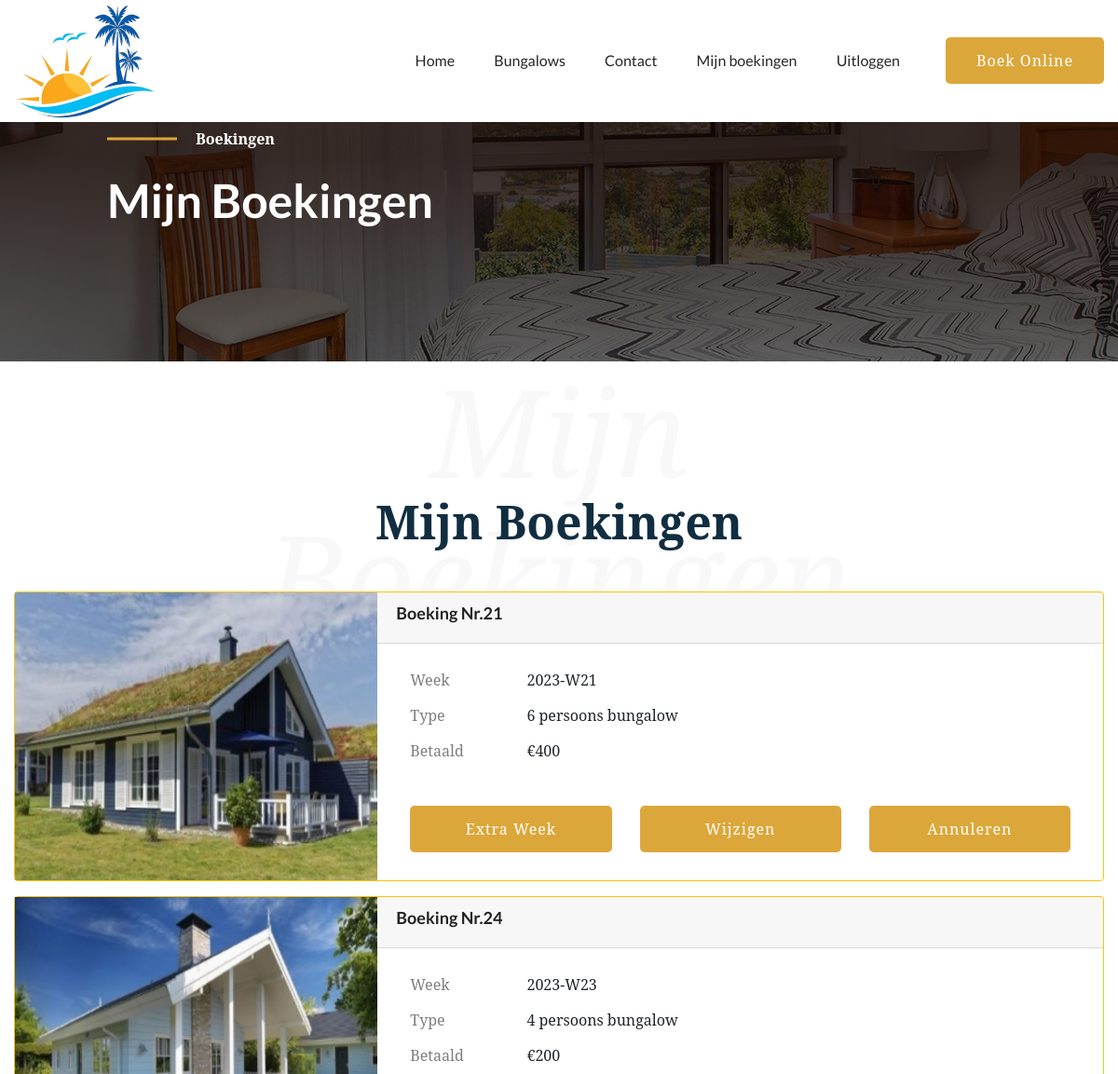
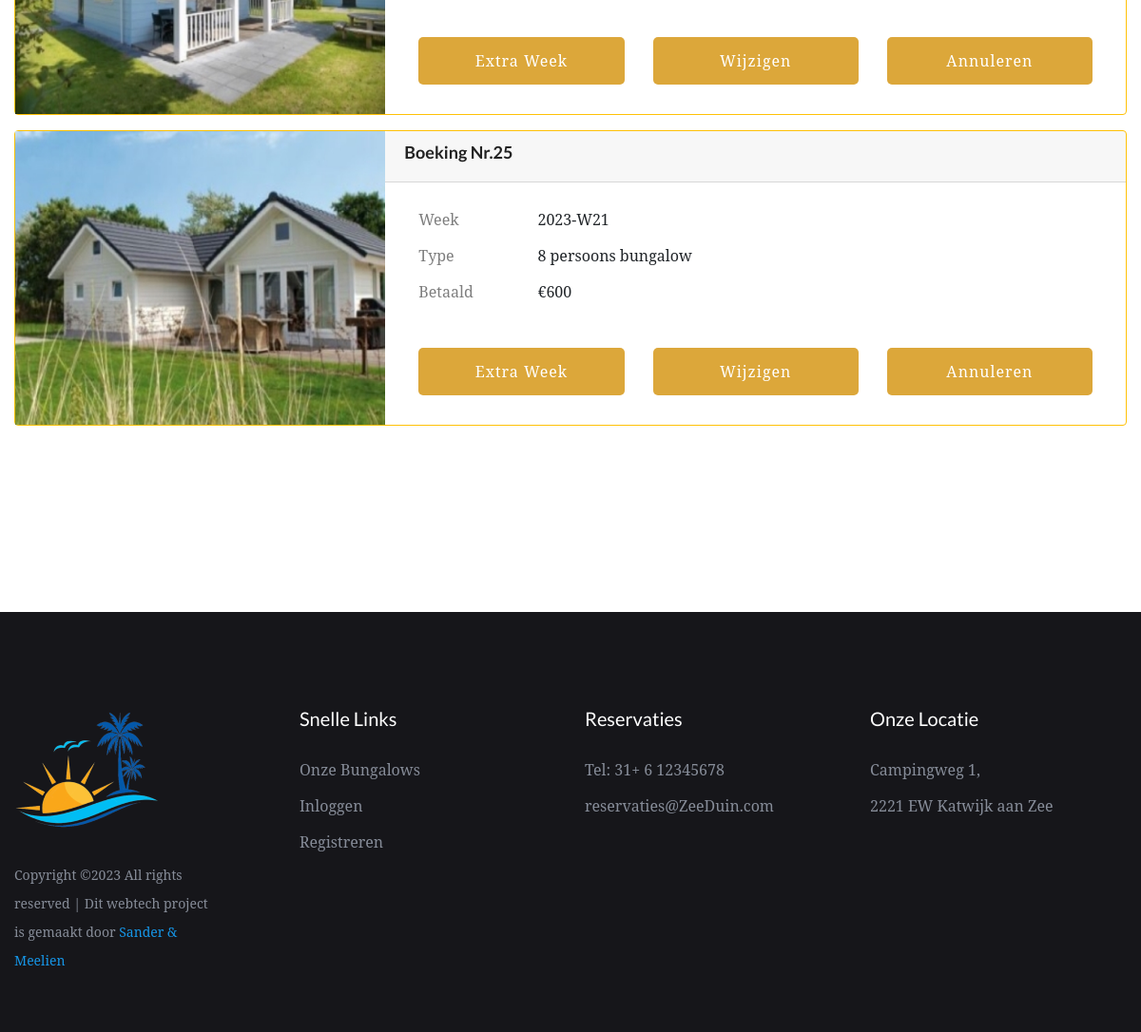
/boekingen (signed in), run on an earlier commit of the app's database (2 pictures, top to bottom).
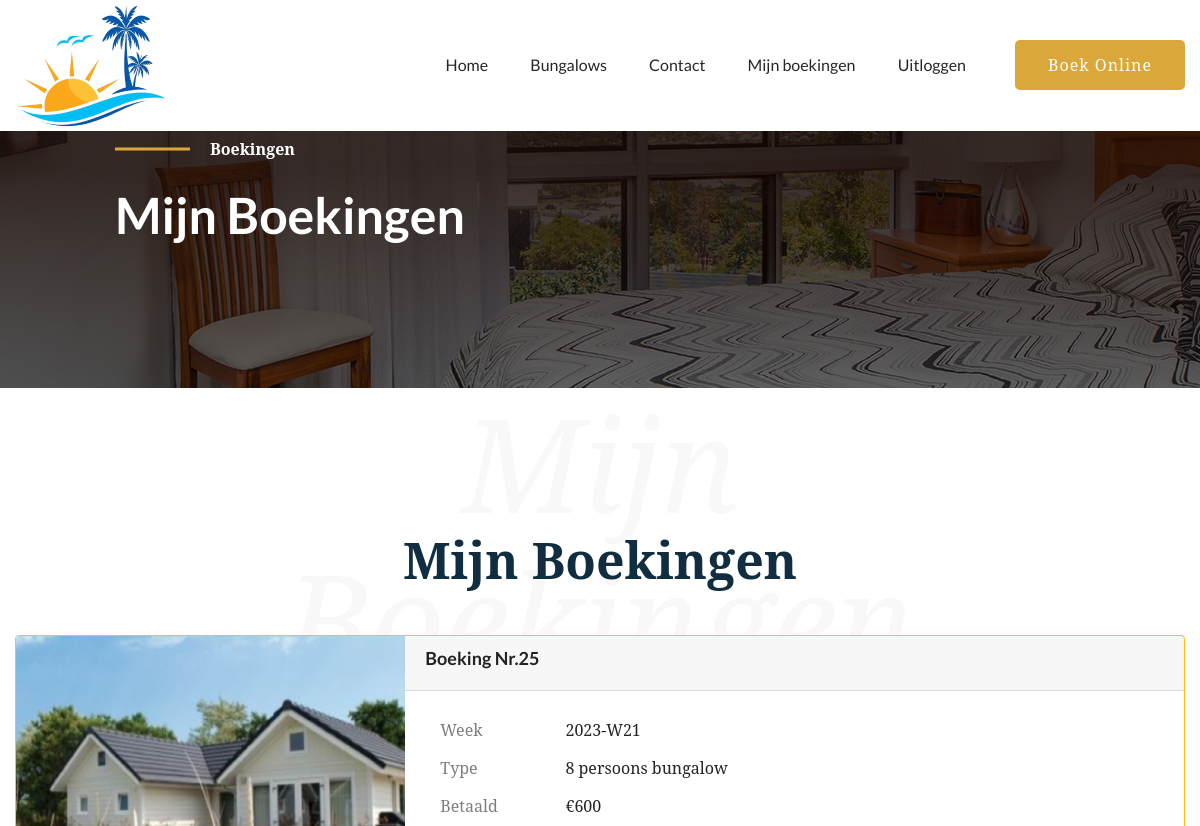
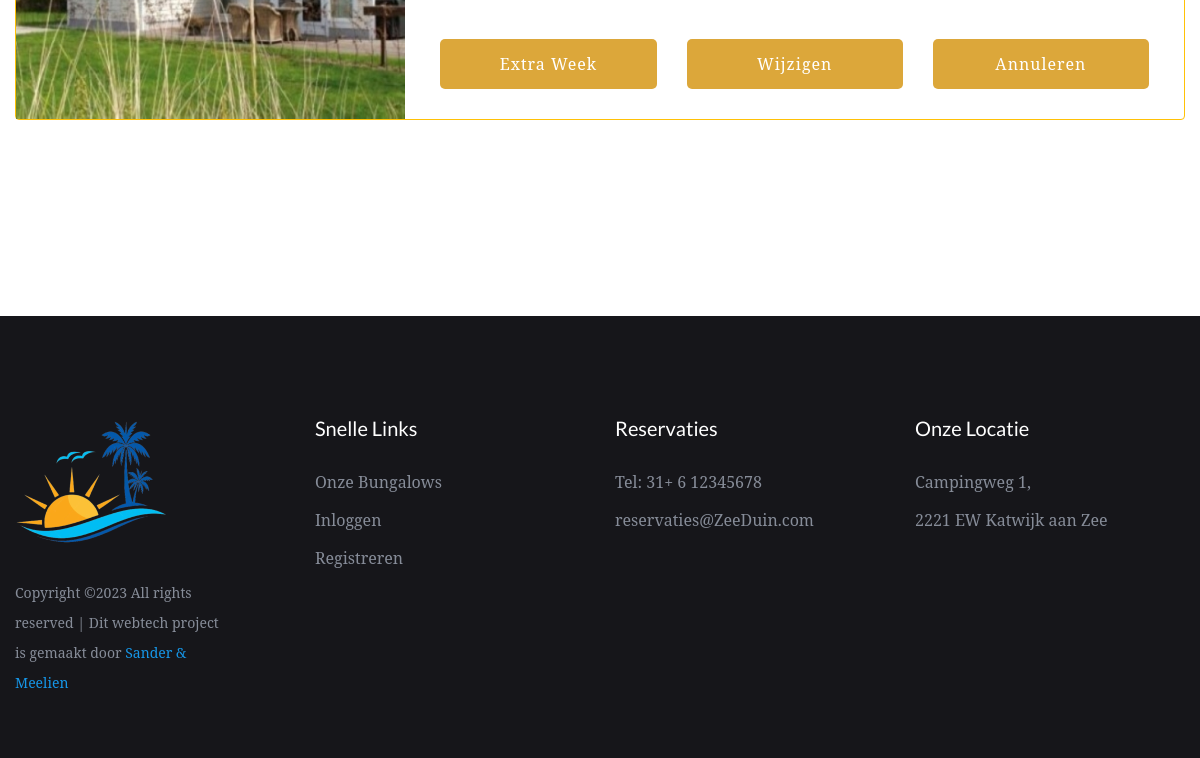
And on a later commit of the database (2 pictures, top to bottom).
### website2/models.py (models this page shows)
class Boekingen(db.Model):
    __tablename__ = 'bookings'
    id = db.Column(db.Integer, primary_key=True)
    week = db.Column(db.Integer, nullable=False) # Not NULL
    customer_id = db.Column(db.Integer, db.ForeignKey('customer.id')) # Foreign key?
    bungalow_id = db.Column(db.Integer, db.ForeignKey('bungalow.id')) # Foreign key?

class Bungalow(db.Model):
    __tablename__ = 'bungalow'
    id = db.Column(db.Integer, primary_key=True)
    name = db.Column(db.Text, nullable = False)
    size = db.Column(db.Integer, nullable = False)
    price = db.Column(db.Integer, nullable = False)
    bookings = db.relationship('Boekingen', backref='bungalow', uselist=False)

### website2/auth.py (the view)
@auth.route('/boekingen')
@login_required
def boekingen():
    results = db.session.execute(db.select(Boekingen, Bungalow)
                                 .filter(Boekingen.bungalow_id == Bungalow.id)
                                 .filter(Boekingen.customer_id == current_user.id)).scalars()
    return render_template("mijnboekingen.html", user=current_user, boekingen=results)

### website2/__init__.py (called while the page is built)
def create_app():
    app = Flask(__name__)
    app.config['SECRET_KEY'] = 'geheimesleutel'
    app.config['SQLALCHEMY_DATABASE_URI'] = f'sqlite:///{DB_NAME}'
    db.init_app(app)
    from .views import views
    from .auth import auth
    app.register_blueprint(views, url_prefix='/')
    app.register_blueprint(auth, url_prefix='/')
    from .models import Klant, Boekingen, Bungalow
    login_manager = LoginManager()
    login_manager.login_view = 'auth.login'
    login_manager.init_app(app)
    @login_manager.user_loader
    def load_klant(id):
        return Klant.query.get(int(id))
    with app.app_context():
        db.create_all()
    return app

### website2/templates/mijnboekingen.html (shortened to what this page needs)
{% extends "base.html" %}
{% block content %}
        <link rel="stylesheet" href="../static/assets/css/bootstrap.min.css">
        <link rel="stylesheet" href="../static/assets/css/owl.carousel.min.css">
        <link rel="stylesheet" href="../static/assets/css/gijgo.css">
        <link rel="stylesheet" href="../static/assets/css/slicknav.css">
        <link rel="stylesheet" href="../static/assets/css/animate.min.css">
        <link rel="stylesheet" href="../static/assets/css/magnific-popup.css">
        <link rel="stylesheet" href="../static/assets/css/fontawesome-all.min.css">
        <link rel="stylesheet" href="../static/assets/css/themify-icons.css">
        <link rel="stylesheet" href="../static/assets/css/themify-icons.css">
        <link rel="stylesheet" href="../static/assets/css/slick.css">
        <link rel="stylesheet" href="../static/assets/css/nice-select.css">
        <link rel="stylesheet" href="../static/assets/css/style.css">
        <link rel="stylesheet" href="../static/assets/css/responsive.css">
   </head>
   <body>
    <div id="preloader-active">
        <div class="preloader d-flex align-items-center justify-content-center">
            <div class="preloader-inner position-relative">
                <div class="preloader-img pere-text">
                    <strong>Boekingen</b>
                </div>
            </div>
        </div>
    </div>
    <main>
        <div class="slider-area">
            <div class="single-slider hero-overly slider-height2 d-flex align-items-center" data-background="../static/assets/img/hero/aboutpage_hero.jpg" >
                <div class="container">
                    <div class="row ">
                        <div class="col-md-11 offset-xl-1 offset-lg-1 offset-md-1">
                            <div class="hero-caption">
                                <span>Boekingen</span>
                                <h2>Mijn Boekingen</h2>
                            </div>
                        </div>
                    </div>
                </div>
            </div>
        </div>
        <section class="room-area r-padding1">
            <div class="container">
                <div class="row justify-content-center">
                    <div class="col-xl-8">
                        <div class="font-back-tittle mb-45">
                            <div class="archivment-front">
                                <h3>Mijn Boekingen</h3>
                            </div>
                            <h3 class="archivment-back">Mijn Boekingen</h3>
                        </div>
                    </div>
                </div>
                {% for boeking in boekingen %}
                <div class="card border-warning mb-3" style="max-width: full-screen;">
                    <div class="row no-gutters">
                      <div class="col-md-4 ">
                        {% if boeking.bungalow.id == 1 %}
                        <img src="../static/boekingcss/img/boeking4.jpg" class="float" alt="image4" height="309.25" width="389">
                        {% elif boeking.bungalow.id == 2 %}
                        <img src="../static/boekingcss/img/boeking6.jpg" class="float" alt="image4" height="309.25" width="389">
                        {% elif boeking.bungalow.id == 3 %}
                        <img src="../static/boekingcss/img/boeking8.jpg" class="float" alt="image4" height="309.25" width="389">
                        {% endif %}
                      </div>
                      <div class="col-md-8">
                        <div class="card-header "><h4><b>Boeking Nr.{{ boeking.id }}</b></h4>
                        </div>
                        <div class="card-body">
                            <div class="container">
                                <div class="mb-3 row ">
                                    <label for="staticEmail" class="col-sm-2 col-form-label">Week</label>
                                    <div class="col-sm-10">
                                      <input type="text" readonly class="form-control-plaintext" id="staticEmail" value="{{ boeking.week }}">
                                    </div>
                                    <label for="staticEmail" class="col-sm-2 col-form-label">Type</label>
                                    <div class="col-sm-10">
                                      <input type="text" readonly class="form-control-plaintext" id="staticEmail" value="{{ boeking.bungalow.size }} persoons bungalow">
                                    </div>
                                    <label for="staticEmail" class="col-sm-2 col-form-label">Betaald</label>
                                    <div class="col-sm-10">
                                      <input type="text" readonly class="form-control-plaintext" id="staticEmail" value="€{{ boeking.bungalow.price }}">
                                    </div>
                                </div>
                                <br>
                                <div class="row">
                                    <div class="col-4">
                                        <div class="header-btn">
                                            {% if boeking.bungalow.id == 1 %}
                                            <a href="/bungalow/1" class="btn btn1 d-none d-lg-block ">Extra week</a>
                                            {% elif boeking.bungalow.id == 2 %}
                                            <a href="/bungalow/2" class="btn btn1 d-none d-lg-block ">Extra week</a>
                                            {% elif boeking.bungalow.id == 3 %}
                                            <a href="/bungalow/3" class="btn btn1 d-none d-lg-block ">Extra week</a>
                                            {% endif %}
                                        </div>
                                    </div>
                                    <div class="col-4">
                                        <div class="header-btn">
                                            <a href="/edit" class="btn btn1 d-none d-lg-block" >Wijzigen</a>
                                        </div>
                                    </div>
                                    <div class="col-4">
                                        <div class="header-btn">
                                        <a class="btn btn1 d-none d-lg-block" href="{{ url_for('auth.delete_pl', id=boeking.id) }}">Annuleren</a>
                                    </div>
                                </div>
                                </div>
                            </div>
                        </div>
                      </div>
                    </div>
                  </div>
                  {% endfor %}
        </section>
    </body>
{% endblock %}

### website2/templates/base.html (shortened to what this page needs)
<!doctype html>
<html class="no-js" lang="zxx">
<head>
</head>
<body>
<header>
    <div class="fixed-top">
        <div class="navbar-white bg-white">
            <div class="header-area header-sticky">
                <div class="main-header ">
                    <div class="container">
                        <div class="row align-items-center">
                            <div class="col-xl-2 col-lg-2">
                                <div class="logo">
                                <a href="/"><img src="../static/assets/img/logo/logo.png" alt=""></a>
                                </div>
                            </div>
                        <div class="col-xl-8 col-lg-8">
                                <div class="main-menu f-right d-none d-lg-block">
                                    <nav>
                                        <ul id="navigation">
                                            <li><a href="/">Home</a></li>
                                            <li><a href="/bungalows">Bungalows</a></li>
                                            <li><a href="#contact">Contact</a></li>
                                            {% if current_user.is_authenticated %}
                                            <li><a href="/boekingen">Mijn boekingen</a></li>
                                            <li><a href="/logout">Uitloggen</a></li>
                                            {% endif %}
                                        </ul>
                                    </nav>
                                </div>
                            </div>
                            <div class="col-xl-2 col-lg-2">
                                <div class="header-btn">
                                    <a href="/bungalows" class="btn btn1 d-none d-lg-block ">Boek Online</a>
                                </div>
                            </div>
                            <div class="col-12">
                            </div>
                        </div>
                    </div>
                </div>
            </div>
        </div>
    </div>
</header>
{% block content %}
{% endblock %}
<div id= "contact" class="footer-area black-bg footer-padding">
    <div class="container">
        <div class="row d-flex justify-content-between">
            <div class="col-xl-3 col-lg-3 col-md-4 col-sm-6">
               <div class="single-footer-caption mb-30">
                  <div class="footer-logo">
                    <a href="/"><img src="../static/assets/img/logo/logo2.png" alt=""></a>
                  </div>
                  <div class="footer-pera">
                       <p>
Copyright &copy;<script>document.write(new Date().getFullYear());</script> All rights reserved | Dit webtech project is gemaakt door <a href="https://colorlib.com" target="_blank">Sander & Meelien</a>
</p>
                  </div>
               </div>
            </div>
            <div class="col-xl-3 col-lg-3 col-md-3 col-sm-5">
                <div class="single-footer-caption mb-30">
                    <div class="footer-tittle">
                        <h4>Snelle Links</h4>
                        <ul>
                            <li><a href="/rooms">Onze Bungalows</a></li>
                            <li><a href="/login">Inloggen</a></li>
                            <li><a href="/register">Registreren</a></li>
                        </ul>
                    </div>
                </div>
            </div>
            <div class="col-xl-3 col-lg-3 col-md-3 col-sm-3">
                <div class="single-footer-caption mb-30">
                    <div class="footer-tittle">
                        <h4>Reservaties</h4>
                        <ul>
                            <li><a href="https://web.whatsapp.com/">Tel: 31+ 6 12345678</a></li>
                            <li><a href="outlook.office.com">reservaties@ZeeDuin.com</a></li>
                        </ul>
                    </div>
                </div>
            </div>
            <div class="col-xl-3 col-lg-3 col-md-4  col-sm-5">
                <div class="single-footer-caption mb-30">
                    <div class="footer-tittle">
                        <h4>Onze Locatie</h4>
                        <ul>
                            <li><a href="https://goo.gl/maps/4o4eazKUDx2Xw54S6">Campingweg 1,</a></li>
                            <li><a href="https://goo.gl/maps/ZzdzSdYAud5MXzWb9">2221 EW Katwijk aan Zee</a></li>
                        </ul>
                    </div>
                </div>
            </div>
        </div>
    </div>
</div>
</body>

What changed in the data, as far as the page shows it:
removed Boekingen: id "21", week "2023-W21", bungalow.size "6 persoons bungalow", bungalow.price "€400", shows "Extra Week"
removed Boekingen: id "24", week "2023-W23", bungalow.size "4 persoons bungalow", bungalow.price "€200", shows "Extra Week"
